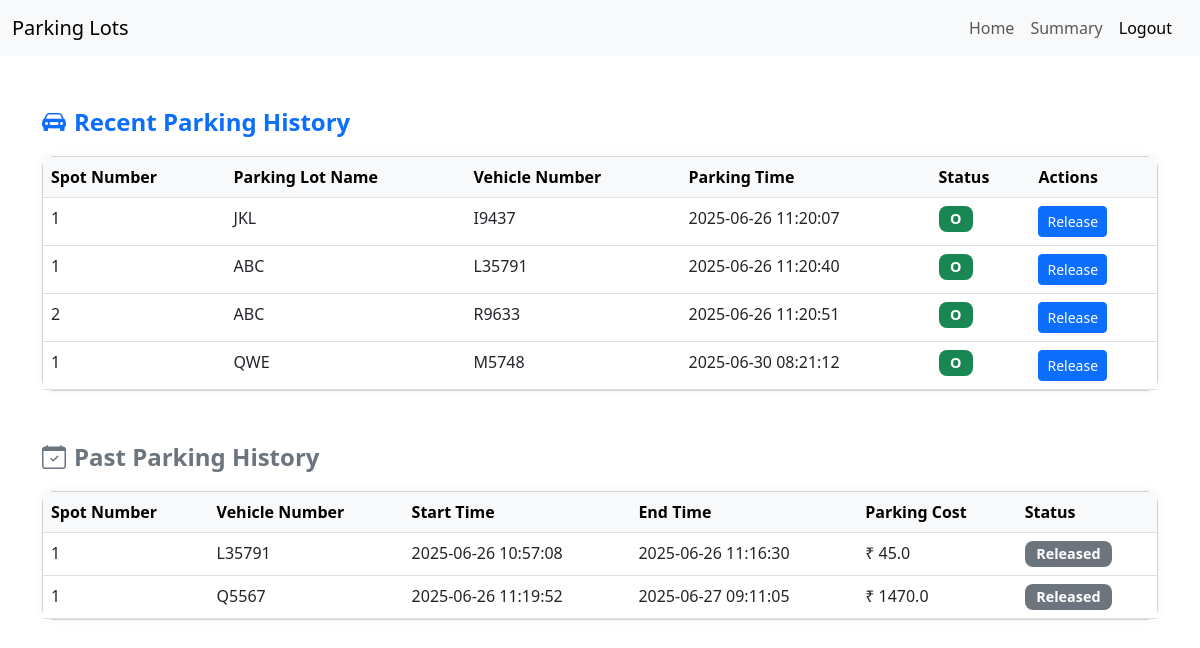
The app's page /history (signed in), older data.
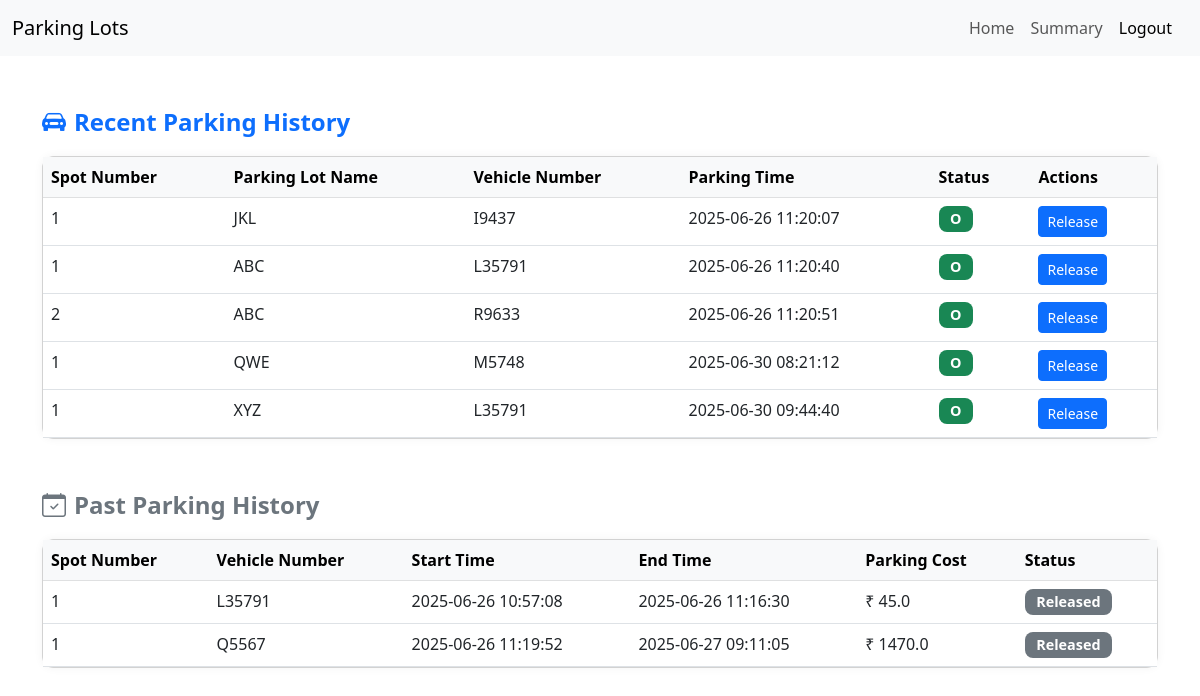
The same page, newer data.
### app.py (models this page shows)
class Booking(db.Model):
    __tablename__ = 'booking'
    id = db.Column(db.Integer, primary_key=True)
    user_id = db.Column(db.Integer, db.ForeignKey('user.id'), nullable=False)
    spot_id = db.Column(db.Integer, db.ForeignKey('parking_spot.id'), nullable=False)
    vehicle_number = db.Column(db.String(20), nullable=False)
    start_time = db.Column(db.DateTime, nullable=False)
    end_time = db.Column(db.DateTime, nullable=True)
    status = db.Column(db.String(20), nullable=False,default='O')
    parking_cost = db.Column(db.Float, nullable=False)
    user = db.relationship('User', back_populates='bookings')
    spot  = db.relationship('ParkingSpot', back_populates='bookings')

class ParkingSpot(db.Model):
    __tablename__ = 'parking_spot'
    id = db.Column(db.Integer, primary_key=True)
    parking_id = db.Column(db.Integer, db.ForeignKey('parking.id'), nullable=False)
    spot_number = db.Column(db.Integer, nullable=False)
    status = db.Column(db.String(20), nullable=False,default='A')
    parking = db.relationship('Parking', back_populates='spots')
    bookings = db.relationship('Booking', back_populates='spot',cascade='all, delete-orphan')

class Parking(db.Model):
    __tablename__ = 'parking'
    id = db.Column(db.Integer, primary_key=True)
    prime_location_name = db.Column(db.String(20), unique=True, nullable=False)
    address = db.Column(db.String(20), nullable=False)
    pin_code = db.Column(db.String(20), nullable=False)
    price = db.Column(db.Float, nullable=False)
    number_of_spots = db.Column(db.Integer, nullable=False)
    spots = db.relationship('ParkingSpot', back_populates='parking',cascade='all, delete-orphan')

### app.py (the view)
@app.route('/history', methods=['GET', 'POST'])
def history():
    if 'username' not in session:
        return redirect(url_for('login'))
    all_bookings = Booking.query.filter_by(user_id=session['user_id']).all()
    recent_bookings = [b for b in all_bookings if b.status == 'O']
    past_bookings = [b for b in all_bookings if b.status != 'O']
    return render_template('booking_history.html', recent_bookings=recent_bookings, past_bookings=past_bookings)

### templates/booking_history.html (shortened to what this page needs)
<!DOCTYPE html>
<html lang="en">
<head>
    <link href="https://cdn.jsdelivr.net/npm/bootstrap@5.3.0/dist/css/bootstrap.min.css" rel="stylesheet">
</head>
<body>
<nav class="navbar navbar-expand-lg navbar-light bg-light">
  <div class="container-fluid">
    <span class="navbar-brand mb-0 h5">Parking Lots</span>
    <div class="d-flex ms-auto">
      <ul class="navbar-nav me-2 mb-2 mb-lg-0">
        <li class="nav-item">
          <a class="nav-link" href="/user">Home</a>
        </li>
        <li class="nav-item">
          <a class="nav-link" href="/user_summary">Summary</a>
        </li>
        <li class="nav-item">
            <a class="nav-link active" aria-current="page" href="/logout">Logout</a>
        </li>
      </ul>
    </div>
  </div>
</nav>
<div class="container mt-5">
    <div class="section-title text-primary">
        <i class="bi bi-car-front-fill"></i> Recent Parking History
    </div>
    <div class="card mb-5">
        <div class="card-body p-0">
            <table class="table mb-0">
                <thead class="table-light">
                    <tr>
                        <th>Spot Number</th>
                        <th>Parking Lot Name</th>
                        <th>Vehicle Number</th>
                        <th>Parking Time</th>
                        <th>Status</th>
                        <th>Actions</th>
                    </tr>
                </thead>
                <tbody>
                    {% for booking in recent_bookings %}
                    <tr>
                        <td>{{ booking.spot.spot_number }}</td>
                        <td>{{ booking.spot.parking.prime_location_name }}</td>
                        <td>{{ booking.vehicle_number }}</td>
                        <td>{{ booking.start_time.strftime('%Y-%m-%d %H:%M:%S') }}</td>
                        <td>
                          <span class="badge bg-success badge-status">
                            {{ booking.status }}
                          </span>
                        </td>
                        <td>
                            <form action="{{ url_for('release', booking_id=booking.id) }}" method="POST">
                            <button type="submit" class="btn btn-sm btn-primary">Release</button>
                            </form>
</td>
                    </tr>
                    {% else %}
                    <tr><td colspan="5" class="text-center text-muted">No recent bookings found.</td></tr>
                    {% endfor %}
                </tbody>
            </table>
        </div>
    </div>
    <div class="section-title text-secondary">
        <i class="bi bi-calendar-check"></i> Past Parking History
    </div>
    <div class="card">
        <div class="card-body p-0">
            <table class="table mb-0">
                <thead class="table-light">
                    <tr>
                        <th>Spot Number</th>
                        <th>Vehicle Number</th>
                        <th>Start Time</th>
                        <th>End Time</th>
                        <th>Parking Cost</th>
                        <th>Status</th>
                    </tr>
                </thead>
                <tbody>
                    {% for booking in past_bookings %}
                    <tr>
                        <td>{{ booking.spot.spot_number }}</td>
                        <td>{{ booking.vehicle_number }}</td>
                        <td>{{ booking.start_time.strftime('%Y-%m-%d %H:%M:%S') }}</td>
                        <td>{{ booking.end_time.strftime('%Y-%m-%d %H:%M:%S') }}</td>
                        <td>₹ {{ booking.parking_cost }}</td>
                        <td>
                            <span class="badge bg-secondary badge-status">{{ booking.status }}</span>
                        </td>
                    </tr>
                    {% else %}
                    <tr><td colspan="6" class="text-center text-muted">No past bookings found.</td></tr>
                    {% endfor %}
                </tbody>
            </table>
        </div>
    </div>
</div>
<link href="https://cdn.jsdelivr.net/npm/bootstrap-icons@1.11.1/font/bootstrap-icons.css" rel="stylesheet">
</body>
</html>

Row changes from the older to the newer data that the page shows:
added Booking: spot.spot_number "1", spot.parking.prime_location_name "XYZ", vehicle_number "L35791", start_time "2025-06-30 09:44:40", status "O"
